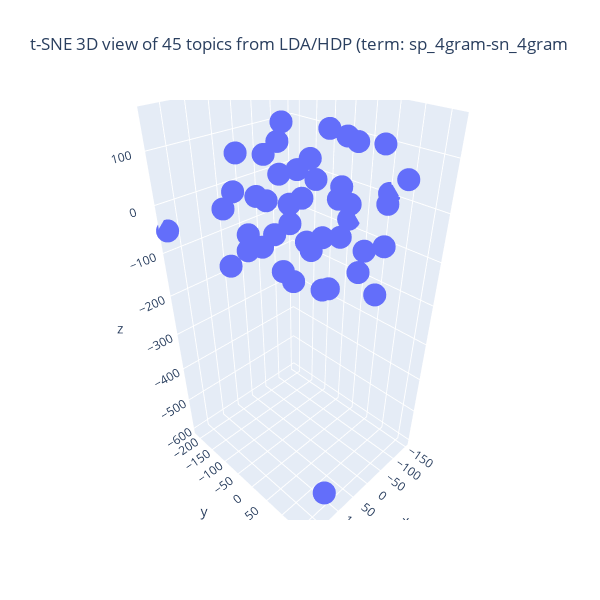

Notebook code for this chart:
### Code cell
## tSNE の結果の可視化 (3D)
import numpy as np
import plotly.graph_objects as go

## 図の大きさを決める
X = pair_top_tsne_3d_fitted[:,0] # 次元 1
Y = pair_top_tsne_3d_fitted[:,1] # 次元 2
Z = pair_top_tsne_3d_fitted[:,2] # 次元 3
fig = go.Figure(data = [go.Scatter3d(x = X, y = Y, z = Z, mode = 'markers')])
## 3D 散布図にラベルを追加する処理は未実装
fig.update_layout(autosize = False, width = 600, height = 600,
                 title = f"t-SNE 3D view of {n_topics} topics from LDA/HDP (term: {sp_term_type}-{sn_term_type}")
fig.show()

### Figure 1 — Plotly figure (JSON) as saved in the notebook; plotly's stock layout.template omitted (floating-point values rounded to 4 significant figures)
{"data": [{"mode": "markers", "type": "scatter3d", "x": [-147.8, -74.18, 41.66, -39.51, -99.98, 33.79, 67.77, -44.51, -139.0, -52.9, -95.96, -12.66, 140.8, 89.16, -149.8, -29.59, -92.1, -2.466, -26.75, 65.64, 76.73, -20.07, -61.41, 108.0, -4.66, -1.957, 121.6, 69.77, 18.22, 181.7, 135.9, -93.74, 128.4, -8.029, 62.6, 9.606, 44.93, 146.6, 120.1, -77.96, 157.9, 37.89, 128.9, 100.2, -7.315], "y": [-41.69, 105.3, 74.98, -6.468, 41.38, 32.07, 158.8, 21.86, -21.67, -59.19, -129.3, 10.87, -23.07, 0.4072, 52.83, 167.9, 74.41, -88.13, 128.7, -114.4, -138.5, 1.038, 112.4, -81.63, -169.9, -69.53, 67.93, -12.75, 76.98, -211.5, -82.84, -26.42, 103.6, -146.0, -0.8169, 75.01, 116.0, -76.45, 75.37, -88.97, 35.48, -53.27, 15.24, 137.0, -119.9], "z": [-79.23, -61.2, -114.0, 135.9, -105.0, 75.99, -33.23, 38.83, 89.08, -124.1, -43.12, -171.0, -36.22, 143.0, 4.67, 95.19, 115.7, 138.2, -133.9, -65.41, 18.04, -60.93, 27.91, 110.6, -24.23, -9.265, -66.48, -103.1, -18.71, -50.63, -93.24, -13.9, 22.64, 66.37, -4.516, 150.1, 61.76, 25.41, 125.5, 55.52, -0.596, 63.72, 62.53, -594.9, -93.08]}], "layout": {"autosize": false, "height": 600, "title": {"text": "t-SNE 3D view of 45 topics from LDA/HDP (term: sp_4gram-sn_4gram"}, "width": 600}}
